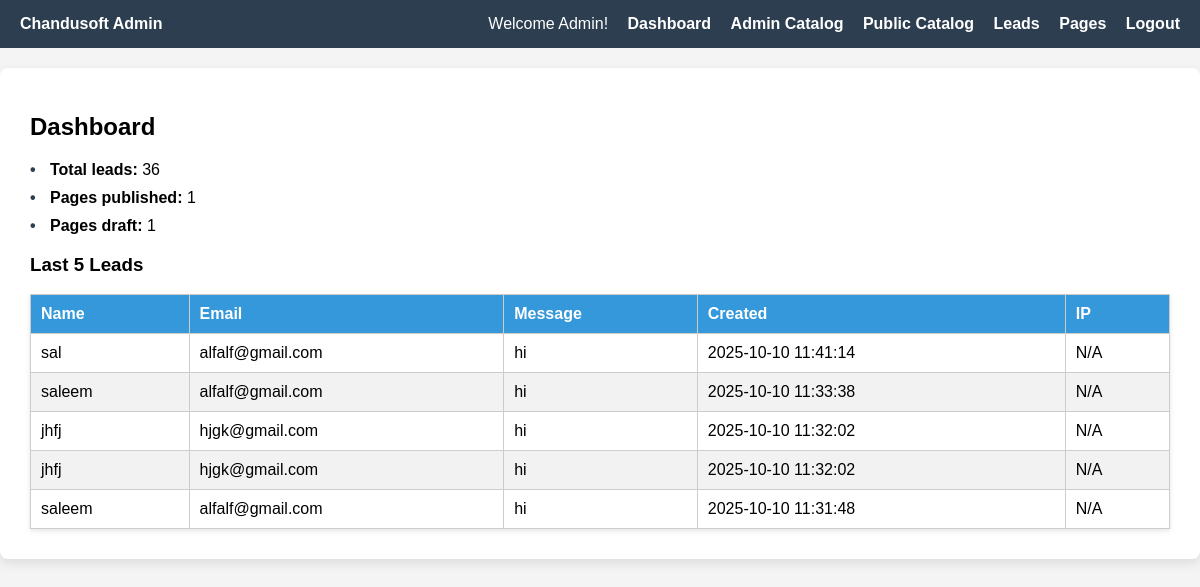
Page /app/dashboard.php (signed in) on the committed database.
### tables this page shows
CREATE TABLE `leads` (
  `id` int NOT NULL AUTO_INCREMENT,
  `name` varchar(100) NOT NULL,
  `email` varchar(255) NOT NULL,
  `message` text NOT NULL,
  `created_at` timestamp NULL DEFAULT CURRENT_TIMESTAMP,
  PRIMARY KEY (`id`)
);

### app/dashboard.php (the view, shortened to what this page needs)
<?php
$user = $_SESSION['user'];
$role = htmlspecialchars(ucfirst($user['role'] ?? 'Editor'));
$conn = new mysqli('localhost', 'root', '', 'chandusoft');
$resultLatest = $conn->query("SELECT * FROM leads ORDER BY id DESC LIMIT 5");
$totalLeadsResult = $conn->query("SELECT COUNT(*) AS count FROM leads");
$totalLeads = $totalLeadsResult->fetch_assoc()['count'];
$publishedPagesResult = $conn->query("SELECT COUNT(*) AS count FROM pages WHERE status='published'");
$publishedPages = $publishedPagesResult->fetch_assoc()['count'];
$draftPagesResult = $conn->query("SELECT COUNT(*) AS count FROM pages WHERE status='draft'");
$draftPages = $draftPagesResult->fetch_assoc()['count'];
?>
<!DOCTYPE html>
<html lang="en">
<head>
</head>
<body>
<div class="navbar">
    <div><strong>Chandusoft Admin</strong></div>
    <div class="links">
        Welcome <?= $role ?>!
        <a href="/app/dashboard.php">Dashboard</a>
    <?php if ($role === 'Admin'): ?>
        <a href="/admin/catalog.php">Admin Catalog</a>
        <a href="/public/catalog.php">Public Catalog</a>
    <?php elseif ($role === 'Editor'): ?>
        <a href="/public/catalog.php">Public Catalog</a>
    <?php endif; ?>
        <a href="/admin/admin-leads.php">Leads</a>
        <a href="/admin/pages.php">Pages</a>
        <a href="/admin/logout.php">Logout</a>
    </div>
</div>
<div class="dashboard-box">
    <h2>Dashboard</h2>
    <ul>
        <li><strong>Total leads:</strong> <?= number_format($totalLeads) ?></li>
        <li><strong>Pages published:</strong> <?= number_format($publishedPages) ?></li>
        <li><strong>Pages draft:</strong> <?= number_format($draftPages) ?></li>
    </ul>
    <h3>Last 5 Leads</h3>
    <table>
        <thead>
            <tr>
                <th>Name</th>
                <th>Email</th>
                <th>Message</th>
                <th>Created</th>
                <th>IP</th>
            </tr>
        </thead>
        <tbody>
            <?php while ($row = $resultLatest->fetch_assoc()): ?>
                <tr>
                    <td><?= htmlspecialchars($row['name']) ?></td>
                    <td><?= htmlspecialchars($row['email']) ?></td>
                    <td><?= htmlspecialchars($row['message']) ?></td>
                    <td><?= htmlspecialchars($row['created_at']) ?></td>
                    <td><?= !empty($row['IP']) ? htmlspecialchars($row['IP']) : 'N/A' ?></td>
                </tr>
            <?php endwhile; ?>
        </tbody>
    </table>
</div>
</body>
</html>

### app/dashboard.php (style rules this page uses)
body { font-family: Arial, sans-serif; background: #f4f4f4; margin: 0; padding: 0; }
.navbar { background-color: #2c3e50; color: white; padding: 15px 20px; display: flex; justify-content: space-between; align-items: center; }
.navbar .links a { color: white; text-decoration: none; margin-left: 15px; font-weight: bold; }
.dashboard-box { background: #fff; border-radius: 8px; padding: 30px; box-shadow: 0 4px 12px rgba(0,0,0,0.1); max-width: 1200px; margin: 20px auto; }
h2 { margin-top: 15px; }
ul { list-style: none; padding-left: 0; }
li { margin-bottom: 10px; position: relative; padding-left: 20px; }
li::before { content: "•"; position: absolute; left: 0; color: #2c3e50; font-weight: bold; }
table { border-collapse: collapse; width: 100%; margin-top: 15px; box-shadow: 0 2px 5px rgba(0,0,0,0.1); }
th, td { border: 1px solid #ccc; padding: 10px; text-align: left; }
th { background-color: #3498db; color: white; }
tr:nth-child(even) { background: #f2f2f2; }

### rows in the picture
leads: name "sal", email "alfalf@gmail.com", message "hi", created_at "2025-10-10 11:41:14"
leads: name "saleem", email "alfalf@gmail.com", message "hi", created_at "2025-10-10 11:33:38"
leads: name "jhfj", email "hjgk@gmail.com", message "hi", created_at "2025-10-10 11:32:02"
leads: name "jhfj", email "hjgk@gmail.com", message "hi", created_at "2025-10-10 11:32:02"
leads: name "saleem", email "alfalf@gmail.com", message "hi", created_at "2025-10-10 11:31:48"

### other values in the picture
$role "Admin"
$totalLeads "36"
$publishedPages "1"
$draftPages "1"
